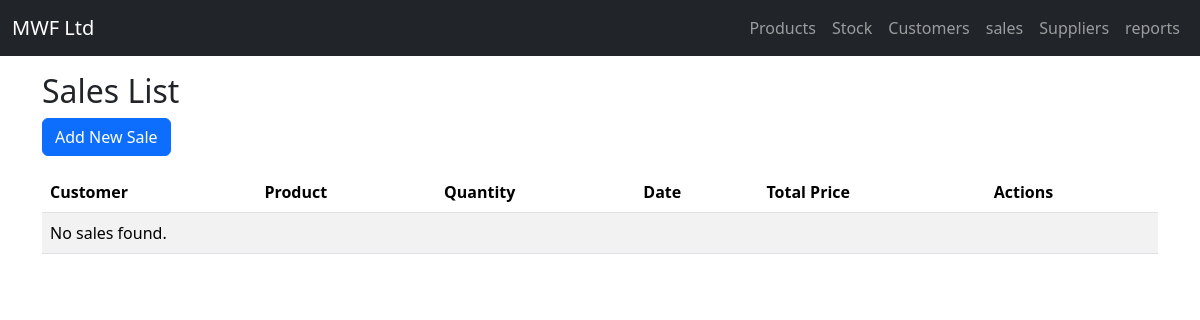
Before: /sales/ with the older database file.
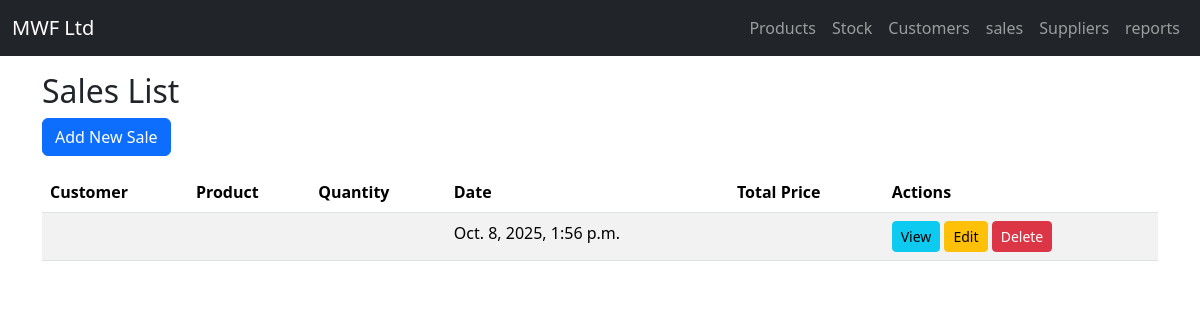
After: the same page with the newer database file.
### sales/models.py (models this page shows, shortened)
class Sale(models.Model):
    PAYMENT_CHOICES = [
        ('cash', 'Cash'),
        ('cheque', 'Cheque'),
        ('overdraft', 'Bank Overdraft'),
    ]
    customer = models.ForeignKey(Customer, on_delete=models.SET_NULL, null=True)
    sales_agent = models.ForeignKey(settings.AUTH_USER_MODEL, on_delete=models.SET_NULL, null=True)
    date = models.DateTimeField(auto_now_add=True)
    total_amount = models.DecimalField(max_digits=12, decimal_places=2)
    transport_included = models.BooleanField(default=False)
    transport_charge = models.DecimalField(max_digits=10, decimal_places=2, default=0.00)
    payment_type = models.CharField(max_length=20, choices=PAYMENT_CHOICES)
    final_amount_paid = models.DecimalField(max_digits=12, decimal_places=2)
    receipt_number = models.CharField(max_length=50, unique=True)

### sales/views.py (the view)
# urls.py: path('', views.sale_list, name='sale_list'),
def sale_list(request):
    sales = Sale.objects.all().order_by('-date')
    return render(request, 'sale_list.html', {'sales': sales})

### sales/templates/sale_list.html
{% extends 'base.html' %}
{% block content %}
<h2>Sales List</h2>
<a href="{% url 'create_sale' %}" class="btn btn-primary mb-3">Add New Sale</a>
<table class="table table-striped">
  <thead>
    <tr>
      <th>Customer</th>
      <th>Product</th>
      <th>Quantity</th>
      <th>Date</th>
      <th>Total Price</th>
      <th>Actions</th>
    </tr>
  </thead>
  <tbody>
    {% for sale in sales %}
    <tr>
      <td>{{ sale.customer_name }}</td>
      <td>{{ sale.product.name }}</td>
      <td>{{ sale.quantity }}</td>
      <td>{{ sale.date }}</td>
      <td>{{ sale.total_price }}</td>
      <td>
        <a href="{% url 'sale_detail' sale.pk %}" class="btn btn-info btn-sm">View</a>
        <a href="{% url 'edit_sale' sale.pk %}" class="btn btn-warning btn-sm">Edit</a>
        <a href="{% url 'delete_sale' sale.pk %}" class="btn btn-danger btn-sm">Delete</a>
      </td>
    </tr>
    {% empty %}
    <tr><td colspan="6">No sales found.</td></tr>
    {% endfor %}
  </tbody>
</table>
{% endblock %}

Changed rows visible on the page:
added Sale: date "Oct. 8, 2025, 1:56 p.m."
Other visible differences:
text no longer shown: "No sales found."
